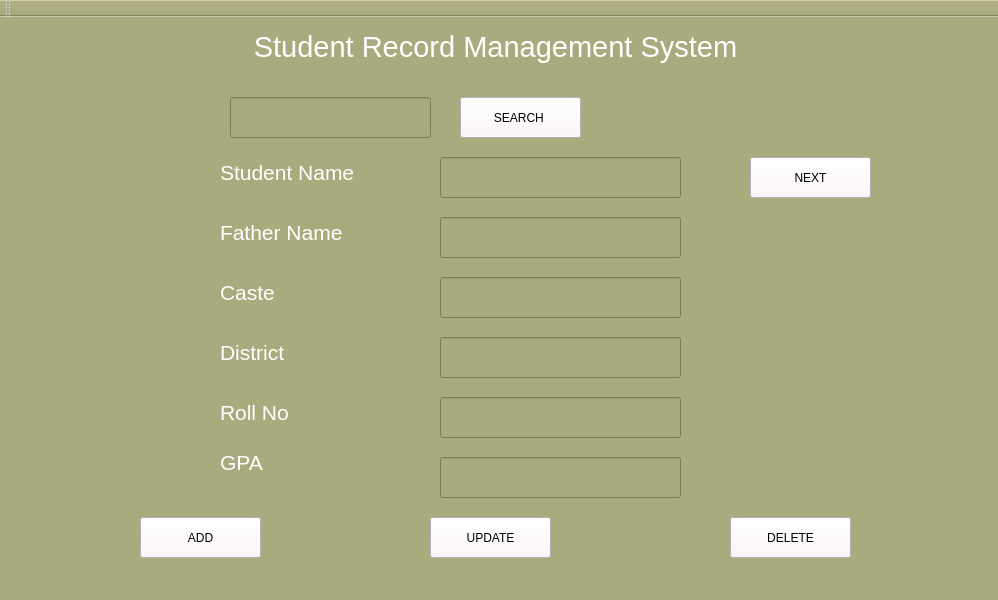
<?xml version="1.0" encoding="UTF-8"?>
<ui version="4.0">
 <class>MainWindow</class>
 <widget class="QMainWindow" name="MainWindow">
  <property name="geometry">
   <rect>
    <x>0</x>
    <y>0</y>
    <width>998</width>
    <height>600</height>
   </rect>
  </property>
  <property name="windowTitle">
   <string>MainWindow</string>
  </property>
  <property name="styleSheet">
   <string notr="true">background-color: rgb(170, 170, 127)</string>
  </property>
  <widget class="QWidget" name="centralwidget">
   <widget class="QLabel" name="label">
    <property name="geometry">
     <rect>
      <x>170</x>
      <y>0</y>
      <width>651</width>
      <height>61</height>
     </rect>
    </property>
    <property name="styleSheet">
     <string notr="true">font: 700 20pt &quot;Times New Roman&quot;;</string>
    </property>
    <property name="text">
     <string>&lt;html&gt;&lt;head/&gt;&lt;body&gt;&lt;p align=&quot;center&quot;&gt;&lt;span style=&quot; font-size:22pt; color:#ffffff;&quot;&gt;Student Record Management System&lt;/span&gt;&lt;/p&gt;&lt;/body&gt;&lt;/html&gt;</string>
    </property>
   </widget>
   <widget class="QLabel" name="labelName">
    <property name="geometry">
     <rect>
      <x>220</x>
      <y>140</y>
      <width>161</width>
      <height>31</height>
     </rect>
    </property>
    <property name="styleSheet">
     <string notr="true">font: 700 14pt &quot;Times New Roman&quot;;</string>
    </property>
    <property name="text">
     <string>&lt;html&gt;&lt;head/&gt;&lt;body&gt;&lt;p&gt;&lt;span style=&quot; font-size:16pt; color:#ffffff;&quot;&gt;Student Name&lt;/span&gt;&lt;/p&gt;&lt;/body&gt;&lt;/html&gt;</string>
    </property>
   </widget>
   <widget class="QLabel" name="labelGPA">
    <property name="geometry">
     <rect>
      <x>220</x>
      <y>430</y>
      <width>161</width>
      <height>31</height>
     </rect>
    </property>
    <property name="styleSheet">
     <string notr="true">font: 700 14pt &quot;Times New Roman&quot;;</string>
    </property>
    <property name="text">
     <string>&lt;html&gt;&lt;head/&gt;&lt;body&gt;&lt;p&gt;&lt;span style=&quot; font-size:16pt; color:#ffffff;&quot;&gt;GPA&lt;/span&gt;&lt;/p&gt;&lt;/body&gt;&lt;/html&gt;</string>
    </property>
   </widget>
   <widget class="QLabel" name="labelFather">
    <property name="geometry">
     <rect>
      <x>220</x>
      <y>200</y>
      <width>161</width>
      <height>31</height>
     </rect>
    </property>
    <property name="styleSheet">
     <string notr="true">font: 700 14pt &quot;Times New Roman&quot;;</string>
    </property>
    <property name="text">
     <string>&lt;html&gt;&lt;head/&gt;&lt;body&gt;&lt;p&gt;&lt;span style=&quot; font-size:16pt; color:#ffffff;&quot;&gt;Father Name&lt;/span&gt;&lt;/p&gt;&lt;/body&gt;&lt;/html&gt;</string>
    </property>
   </widget>
   <widget class="QLabel" name="labelRoll">
    <property name="geometry">
     <rect>
      <x>220</x>
      <y>380</y>
      <width>161</width>
      <height>31</height>
     </rect>
    </property>
    <property name="styleSheet">
     <string notr="true">font: 700 14pt &quot;Times New Roman&quot;;</string>
    </property>
    <property name="text">
     <string>&lt;html&gt;&lt;head/&gt;&lt;body&gt;&lt;p&gt;&lt;span style=&quot; font-size:16pt; color:#ffffff;&quot;&gt;Roll No&lt;/span&gt;&lt;/p&gt;&lt;/body&gt;&lt;/html&gt;</string>
    </property>
   </widget>
   <widget class="QLabel" name="labelDistrict">
    <property name="geometry">
     <rect>
      <x>220</x>
      <y>320</y>
      <width>161</width>
      <height>31</height>
     </rect>
    </property>
    <property name="styleSheet">
     <string notr="true">font: 700 14pt &quot;Times New Roman&quot;;</string>
    </property>
    <property name="text">
     <string>&lt;html&gt;&lt;head/&gt;&lt;body&gt;&lt;p&gt;&lt;span style=&quot; font-size:16pt; color:#ffffff;&quot;&gt;District&lt;/span&gt;&lt;/p&gt;&lt;/body&gt;&lt;/html&gt;</string>
    </property>
   </widget>
   <widget class="QLineEdit" name="lineEditName">
    <property name="geometry">
     <rect>
      <x>440</x>
      <y>140</y>
      <width>241</width>
      <height>41</height>
     </rect>
    </property>
    <property name="text">
     <string/>
    </property>
   </widget>
   <widget class="QLineEdit" name="lineEditGPA">
    <property name="geometry">
     <rect>
      <x>440</x>
      <y>440</y>
      <width>241</width>
      <height>41</height>
     </rect>
    </property>
    <property name="whatsThis">
     <string>&lt;html&gt;&lt;head/&gt;&lt;body&gt;&lt;p&gt;&lt;span style=&quot; font-size:12pt; color:#ffffff;&quot;&gt;mahnoor &lt;/span&gt;&lt;/p&gt;&lt;/body&gt;&lt;/html&gt;</string>
    </property>
    <property name="styleSheet">
     <string notr="true">text-color : rgb(0, 0, 0)</string>
    </property>
   </widget>
   <widget class="QLineEdit" name="lineEditFather">
    <property name="geometry">
     <rect>
      <x>440</x>
      <y>200</y>
      <width>241</width>
      <height>41</height>
     </rect>
    </property>
   </widget>
   <widget class="QLineEdit" name="lineEditCaste">
    <property name="geometry">
     <rect>
      <x>440</x>
      <y>260</y>
      <width>241</width>
      <height>41</height>
     </rect>
    </property>
   </widget>
   <widget class="QLineEdit" name="lineEditRoll">
    <property name="geometry">
     <rect>
      <x>440</x>
      <y>380</y>
      <width>241</width>
      <height>41</height>
     </rect>
    </property>
   </widget>
   <widget class="QLineEdit" name="lineEditDistrict">
    <property name="geometry">
     <rect>
      <x>440</x>
      <y>320</y>
      <width>241</width>
      <height>41</height>
     </rect>
    </property>
   </widget>
   <widget class="QLabel" name="labelCaste">
    <property name="geometry">
     <rect>
      <x>220</x>
      <y>260</y>
      <width>161</width>
      <height>31</height>
     </rect>
    </property>
    <property name="styleSheet">
     <string notr="true">font: 700 14pt &quot;Times New Roman&quot;;</string>
    </property>
    <property name="text">
     <string>&lt;html&gt;&lt;head/&gt;&lt;body&gt;&lt;p&gt;&lt;span style=&quot; font-size:16pt; color:#ffffff;&quot;&gt;Caste&lt;/span&gt;&lt;/p&gt;&lt;/body&gt;&lt;/html&gt;</string>
    </property>
   </widget>
   <widget class="QPushButton" name="pushButtonAdd">
    <property name="geometry">
     <rect>
      <x>140</x>
      <y>500</y>
      <width>121</width>
      <height>41</height>
     </rect>
    </property>
    <property name="whatsThis">
     <string>&lt;html&gt;&lt;head/&gt;&lt;body&gt;&lt;p&gt;&lt;br/&gt;&lt;/p&gt;&lt;/body&gt;&lt;/html&gt;</string>
    </property>
    <property name="styleSheet">
     <string notr="true">font: 700 14pt &quot;Times New Roman&quot;;

background-color : rgb(255, 243, 251)
</string>
    </property>
    <property name="text">
     <string>ADD</string>
    </property>
   </widget>
   <widget class="QPushButton" name="pushButtonNext">
    <property name="geometry">
     <rect>
      <x>750</x>
      <y>140</y>
      <width>121</width>
      <height>41</height>
     </rect>
    </property>
    <property name="styleSheet">
     <string notr="true">font: 700 14pt &quot;Times New Roman&quot;;

background-color : rgb(255, 243, 251)</string>
    </property>
    <property name="text">
     <string>NEXT</string>
    </property>
   </widget>
   <widget class="QPushButton" name="pushButtonUpdate">
    <property name="geometry">
     <rect>
      <x>430</x>
      <y>500</y>
      <width>121</width>
      <height>41</height>
     </rect>
    </property>
    <property name="styleSheet">
     <string notr="true">font: 700 14pt &quot;Times New Roman&quot;;
background-color : rgb(255, 243, 251)</string>
    </property>
    <property name="text">
     <string>UPDATE</string>
    </property>
   </widget>
   <widget class="QPushButton" name="pushButtonDelete">
    <property name="geometry">
     <rect>
      <x>730</x>
      <y>500</y>
      <width>121</width>
      <height>41</height>
     </rect>
    </property>
    <property name="styleSheet">
     <string notr="true">font: 700 14pt &quot;Times New Roman&quot;;

background-color : rgb(255, 243, 251)</string>
    </property>
    <property name="text">
     <string>DELETE</string>
    </property>
   </widget>
   <widget class="QPushButton" name="pushButton">
    <property name="geometry">
     <rect>
      <x>460</x>
      <y>80</y>
      <width>121</width>
      <height>41</height>
     </rect>
    </property>
    <property name="toolTip">
     <string>&lt;html&gt;&lt;head/&gt;&lt;body&gt;&lt;p&gt;&lt;span style=&quot; color:#ffffff;&quot;&gt;SEARCH&lt;/span&gt;&lt;/p&gt;&lt;/body&gt;&lt;/html&gt;</string>
    </property>
    <property name="whatsThis">
     <string>&lt;html&gt;&lt;head/&gt;&lt;body&gt;&lt;p&gt;&lt;span style=&quot; color:#ffffff;&quot;&gt;SEARCH &lt;/span&gt;&lt;/p&gt;&lt;/body&gt;&lt;/html&gt;</string>
    </property>
    <property name="styleSheet">
     <string notr="true">font: 700 12pt &quot;Times New Roman&quot;;
background-color : rgb(255, 243, 251)



</string>
    </property>
    <property name="text">
     <string>SEARCH </string>
    </property>
   </widget>
   <widget class="QLineEdit" name="lineEditRoll_2">
    <property name="geometry">
     <rect>
      <x>230</x>
      <y>80</y>
      <width>201</width>
      <height>41</height>
     </rect>
    </property>
   </widget>
  </widget>
  <widget class="QMenuBar" name="menubar">
   <property name="geometry">
    <rect>
     <x>0</x>
     <y>0</y>
     <width>998</width>
     <height>22</height>
    </rect>
   </property>
  </widget>
  <widget class="QStatusBar" name="statusbar"/>
  <widget class="QToolBar" name="toolBar">
   <property name="windowTitle">
    <string>toolBar</string>
   </property>
   <attribute name="toolBarArea">
    <enum>TopToolBarArea</enum>
   </attribute>
   <attribute name="toolBarBreak">
    <bool>false</bool>
   </attribute>
  </widget>
 </widget>
 <resources/>
 <connections/>
</ui>
